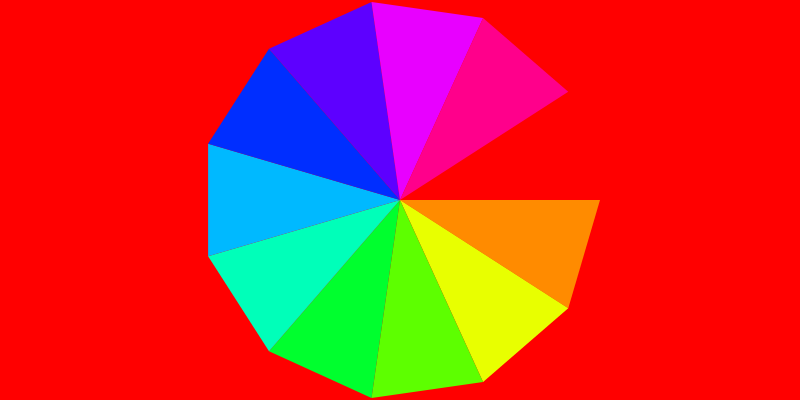
Frame 1 (no input)
Frame 60 (no input): identical to frame 1, image omitted
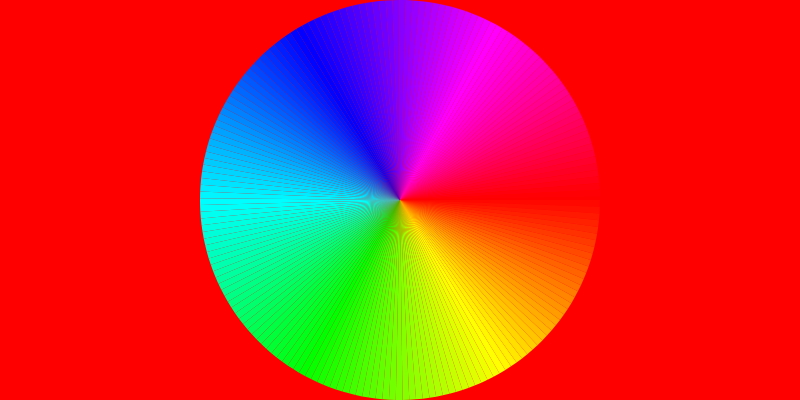
Frame 120 (the mouse pressed at the canvas centre since frame 60)

The p5.js sketch that drew these frames (run headless with seeded random() and noise() and a simulated clock; from frame 60 on, the mouse is pressed at the canvas centre):

// p5.js sketch
// ── sketch.js
'use strict';


function setup(){
         createCanvas(800,400);
         colorMode(HSB,360,100,100);
         noStroke();


}

function draw(){

  background(0,100,100);
  var angle = 0;
  var numberOfSteps = map(mouseY,0,height,11,360);
  var angleIncrement = 360/numberOfSteps;
  var radius = 200;

  beginShape(TRIANGLE_FAN);

  vertex(width / 2, height / 2);

  for(var angle=0; angle <= 360; angle=angle+angleIncrement){
       var vx = radius * cos(radians(angle)) + width/2;
      var vy = radius * sin(radians(angle)) + height/2;
      fill(angle, 100, 100);
      vertex(vx,vy);
  }
  endShape();
}
